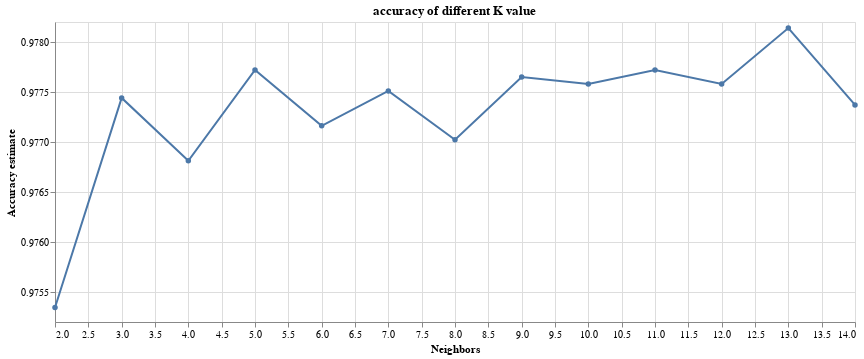

Notebook code cell kept with this figure:
### Code cell
accuracy_versus_k_grid = alt.Chart(accuracies_grid, title = "accuracy of different K value" ).mark_line(point=True).encode(
     x=alt.X("param_kneighborsclassifier__n_neighbors")
         .title("Neighbors")
         .scale(zero=False),
     y=alt.Y("mean_test_score")
         .title("Accuracy estimate")
         .scale(zero=False)
 ).properties(
    width=800
)

accuracy_versus_k_grid

### Figure 1 — Vega-Lite specification as saved in the notebook (floating-point values rounded to 4 significant figures)
{"config": {"view": {"continuousWidth": 300, "continuousHeight": 300}}, "data": {"name": "data-6bdd4a40a9261e1ff9eb45be07476b08"}, "mark": {"type": "line", "point": true}, "encoding": {"x": {"field": "param_kneighborsclassifier__n_neighbors", "scale": {"zero": false}, "title": "Neighbors", "type": "quantitative"}, "y": {"field": "mean_test_score", "scale": {"zero": false}, "title": "Accuracy estimate", "type": "quantitative"}}, "title": "accuracy of different K value", "width": 800, "$schema": "https://vega.github.io/schema/vega-lite/v5.8.0.json", "datasets": {"data-6bdd4a40a9261e1ff9eb45be07476b08": [{"mean_fit_time": 0.01373, "std_fit_time": 0.001114, "mean_score_time": 0.1375, "std_score_time": 0.01805, "param_kneighborsclassifier__n_neighbors": 2, "params": {"kneighborsclassifier__n_neighbors": 2}, "split0_test_score": 0.9759, "split1_test_score": 0.9745, "split2_test_score": 0.9784, "split3_test_score": 0.9759, "split4_test_score": 0.9721, "mean_test_score": 0.9753, "std_test_score": 0.002058, "rank_test_score": 13, "split0_train_score": 0.985, "split1_train_score": 0.9847, "split2_train_score": 0.9838, "split3_train_score": 0.9838, "split4_train_score": 0.9851, "mean_train_score": 0.9845, "std_train_score": 0.0005817}, {"mean_fit_time": 0.01303, "std_fit_time": 0.000136, "mean_score_time": 0.1342, "std_score_time": 0.005996, "param_kneighborsclassifier__n_neighbors": 3, "params": {"kneighborsclassifier__n_neighbors": 3}, "split0_test_score": 0.9791, "split1_test_score": 0.9763, "split2_test_score": 0.9797, "split3_test_score": 0.978, "split4_test_score": 0.9742, "mean_test_score": 0.9774, "std_test_score": 0.002022, "rank_test_score": 8, "split0_train_score": 0.9833, "split1_train_score": 0.9845, "split2_train_score": 0.9831, "split3_train_score": 0.9835, "split4_train_score": 0.9843, "mean_train_score": 0.9837, "std_train_score": 0.000528}, {"mean_fit_time": 0.01308, "std_fit_time": 0.0001604, "mean_score_time": 0.1348, "std_score_time": 0.003539, "param_kneighborsclassifier__n_neighbors": 4, "params": {"kneighborsclassifier__n_neighbors": 4}, "split0_test_score": 0.978, "split1_test_score": 0.9763, "split2_test_score": 0.977, "split3_test_score": 0.9773, "split4_test_score": 0.9756, "mean_test_score": 0.9768, "std_test_score": 0.0008454, "rank_test_score": 12, "split0_train_score": 0.981, "split1_train_score": 0.9808, "split2_train_score": 0.9801, "split3_train_score": 0.9805, "split4_train_score": 0.9822, "mean_train_score": 0.9809, "std_train_score": 0.0007023}, {"mean_fit_time": 0.01307, "std_fit_time": 8.979e-05, "mean_score_time": 0.1382, "std_score_time": 0.004928, "param_kneighborsclassifier__n_neighbors": 5, "params": {"kneighborsclassifier__n_neighbors": 5}, "split0_test_score": 0.9791, "split1_test_score": 0.9763, "split2_test_score": 0.9791, "split3_test_score": 0.9776, "split4_test_score": 0.9766, "mean_test_score": 0.9777, "std_test_score": 0.001178, "rank_test_score": 3, "split0_train_score": 0.9814, "split1_train_score": 0.9816, "split2_train_score": 0.9811, "split3_train_score": 0.9811, "split4_train_score": 0.9822, "mean_train_score": 0.9815, "std_train_score": 0.0003868}, {"mean_fit_time": 0.0131, "std_fit_time": 0.0001053, "mean_score_time": 0.1472, "std_score_time": 0.01553, "param_kneighborsclassifier__n_neighbors": 6, "params": {"kneighborsclassifier__n_neighbors": 6}, "split0_test_score": 0.9787, "split1_test_score": 0.9749, "split2_test_score": 0.9777, "split3_test_score": 0.9773, "split4_test_score": 0.9773, "mean_test_score": 0.9772, "std_test_score": 0.001261, "rank_test_score": 10, "split0_train_score": 0.98, "split1_train_score": 0.9804, "split2_train_score": 0.9794, "split3_train_score": 0.9796, "split4_train_score": 0.9804, "mean_train_score": 0.98, "std_train_score": 0.0004154}, {"mean_fit_time": 0.01318, "std_fit_time": 0.0001379, "mean_score_time": 0.1407, "std_score_time": 0.004075, "param_kneighborsclassifier__n_neighbors": 7, "params": {"kneighborsclassifier__n_neighbors": 7}, "split0_test_score": 0.9801, "split1_test_score": 0.9756, "split2_test_score": 0.9784, "split3_test_score": 0.9776, "split4_test_score": 0.9759, "mean_test_score": 0.9775, "std_test_score": 0.001663, "rank_test_score": 7, "split0_train_score": 0.9797, "split1_train_score": 0.9808, "split2_train_score": 0.9795, "split3_train_score": 0.9794, "split4_train_score": 0.9809, "mean_train_score": 0.9801, "std_train_score": 0.0006454}, {"mean_fit_time": 0.01356, "std_fit_time": 0.0008016, "mean_score_time": 0.1471, "std_score_time": 0.01477, "param_kneighborsclassifier__n_neighbors": 8, "params": {"kneighborsclassifier__n_neighbors": 8}, "split0_test_score": 0.9784, "split1_test_score": 0.9749, "split2_test_score": 0.9777, "split3_test_score": 0.9787, "split4_test_score": 0.9756, "mean_test_score": 0.977, "std_test_score": 0.001536, "rank_test_score": 11, "split0_train_score": 0.979, "split1_train_score": 0.98, "split2_train_score": 0.9787, "split3_train_score": 0.979, "split4_train_score": 0.9796, "mean_train_score": 0.9792, "std_train_score": 0.0004795}, {"mean_fit_time": 0.01318, "std_fit_time": 6.871e-05, "mean_score_time": 0.143, "std_score_time": 0.003876, "param_kneighborsclassifier__n_neighbors": 9, "params": {"kneighborsclassifier__n_neighbors": 9}, "split0_test_score": 0.978, "split1_test_score": 0.9766, "split2_test_score": 0.9791, "split3_test_score": 0.9783, "split4_test_score": 0.9762, "mean_test_score": 0.9777, "std_test_score": 0.00106, "rank_test_score": 4, "split0_train_score": 0.9791, "split1_train_score": 0.9798, "split2_train_score": 0.9788, "split3_train_score": 0.9793, "split4_train_score": 0.9794, "mean_train_score": 0.9793, "std_train_score": 0.0003423}, {"mean_fit_time": 0.01329, "std_fit_time": 0.0001072, "mean_score_time": 0.1455, "std_score_time": 0.004434, "param_kneighborsclassifier__n_neighbors": 10, "params": {"kneighborsclassifier__n_neighbors": 10}, "split0_test_score": 0.9784, "split1_test_score": 0.9759, "split2_test_score": 0.9791, "split3_test_score": 0.978, "split4_test_score": 0.9766, "mean_test_score": 0.9776, "std_test_score": 0.001157, "rank_test_score": 5, "split0_train_score": 0.9786, "split1_train_score": 0.9794, "split2_train_score": 0.9781, "split3_train_score": 0.9788, "split4_train_score": 0.9784, "mean_train_score": 0.9787, "std_train_score": 0.0004333}, {"mean_fit_time": 0.0133, "std_fit_time": 0.0001235, "mean_score_time": 0.1463, "std_score_time": 0.004254, "param_kneighborsclassifier__n_neighbors": 11, "params": {"kneighborsclassifier__n_neighbors": 11}, "split0_test_score": 0.9784, "split1_test_score": 0.9763, "split2_test_score": 0.9791, "split3_test_score": 0.9783, "split4_test_score": 0.9766, "mean_test_score": 0.9777, "std_test_score": 0.001092, "rank_test_score": 2, "split0_train_score": 0.9787, "split1_train_score": 0.9794, "split2_train_score": 0.9781, "split3_train_score": 0.9791, "split4_train_score": 0.9787, "mean_train_score": 0.9788, "std_train_score": 0.0004467}, {"mean_fit_time": 0.01333, "std_fit_time": 0.000106, "mean_score_time": 0.1653, "std_score_time": 0.03199, "param_kneighborsclassifier__n_neighbors": 12, "params": {"kneighborsclassifier__n_neighbors": 12}, "split0_test_score": 0.9787, "split1_test_score": 0.9756, "split2_test_score": 0.9797, "split3_test_score": 0.978, "split4_test_score": 0.9759, "mean_test_score": 0.9776, "std_test_score": 0.001615, "rank_test_score": 6, "split0_train_score": 0.9782, "split1_train_score": 0.979, "split2_train_score": 0.9776, "split3_train_score": 0.979, "split4_train_score": 0.9784, "mean_train_score": 0.9784, "std_train_score": 0.0005442}, {"mean_fit_time": 0.0199, "std_fit_time": 0.01313, "mean_score_time": 0.1588, "std_score_time": 0.01905, "param_kneighborsclassifier__n_neighbors": 13, "params": {"kneighborsclassifier__n_neighbors": 13}, "split0_test_score": 0.9791, "split1_test_score": 0.9763, "split2_test_score": 0.9797, "split3_test_score": 0.9783, "split4_test_score": 0.9773, "mean_test_score": 0.9781, "std_test_score": 0.001242, "rank_test_score": 1, "split0_train_score": 0.9788, "split1_train_score": 0.9793, "split2_train_score": 0.9774, "split3_train_score": 0.979, "split4_train_score": 0.9787, "mean_train_score": 0.9786, "std_train_score": 0.0006545}, {"mean_fit_time": 0.01431, "std_fit_time": 0.0005445, "mean_score_time": 0.1501, "std_score_time": 0.00466, "param_kneighborsclassifier__n_neighbors": 14, "params": {"kneighborsclassifier__n_neighbors": 14}, "split0_test_score": 0.9784, "split1_test_score": 0.9752, "split2_test_score": 0.9794, "split3_test_score": 0.978, "split4_test_score": 0.9759, "mean_test_score": 0.9774, "std_test_score": 0.001569, "rank_test_score": 9, "split0_train_score": 0.9777, "split1_train_score": 0.9789, "split2_train_score": 0.9776, "split3_train_score": 0.9784, "split4_train_score": 0.9783, "mean_train_score": 0.9782, "std_train_score": 0.0004753}]}}
